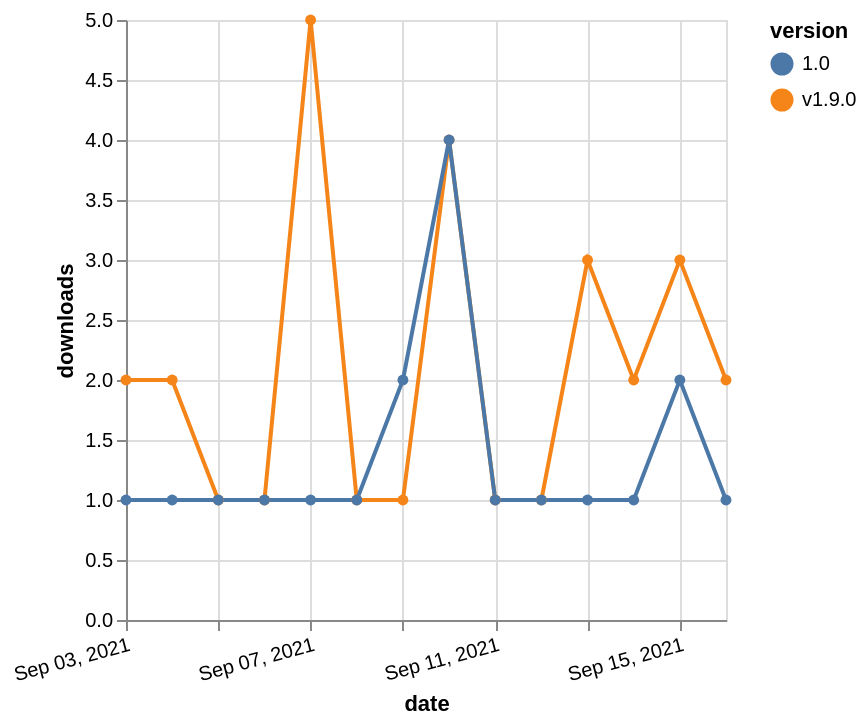

This figure's Vega-Lite source:
### Vega-Lite specification from a JSON file in a GitHub repository (floating-point values rounded to 4 significant figures)
{"$schema": "https://vega.github.io/schema/vega-lite/v5.json", "description": "A simple bar chart with embedded data.", "data": {"values": [{"date": "2021-09-03", "total": 417, "delta": 2, "version": "v1.9.0"}, {"date": "2021-09-04", "total": 419, "delta": 2, "version": "v1.9.0"}, {"date": "2021-09-05", "total": 420, "delta": 1, "version": "v1.9.0"}, {"date": "2021-09-06", "total": 421, "delta": 1, "version": "v1.9.0"}, {"date": "2021-09-07", "total": 426, "delta": 5, "version": "v1.9.0"}, {"date": "2021-09-08", "total": 427, "delta": 1, "version": "v1.9.0"}, {"date": "2021-09-09", "total": 428, "delta": 1, "version": "v1.9.0"}, {"date": "2021-09-10", "total": 432, "delta": 4, "version": "v1.9.0"}, {"date": "2021-09-11", "total": 433, "delta": 1, "version": "v1.9.0"}, {"date": "2021-09-12", "total": 434, "delta": 1, "version": "v1.9.0"}, {"date": "2021-09-13", "total": 437, "delta": 3, "version": "v1.9.0"}, {"date": "2021-09-14", "total": 439, "delta": 2, "version": "v1.9.0"}, {"date": "2021-09-15", "total": 442, "delta": 3, "version": "v1.9.0"}, {"date": "2021-09-16", "total": 444, "delta": 2, "version": "v1.9.0"}, {"date": "2021-09-03", "total": 357, "delta": 1, "version": "1.0"}, {"date": "2021-09-04", "total": 358, "delta": 1, "version": "1.0"}, {"date": "2021-09-05", "total": 359, "delta": 1, "version": "1.0"}, {"date": "2021-09-06", "total": 360, "delta": 1, "version": "1.0"}, {"date": "2021-09-07", "total": 361, "delta": 1, "version": "1.0"}, {"date": "2021-09-08", "total": 362, "delta": 1, "version": "1.0"}, {"date": "2021-09-09", "total": 364, "delta": 2, "version": "1.0"}, {"date": "2021-09-10", "total": 368, "delta": 4, "version": "1.0"}, {"date": "2021-09-11", "total": 369, "delta": 1, "version": "1.0"}, {"date": "2021-09-12", "total": 370, "delta": 1, "version": "1.0"}, {"date": "2021-09-13", "total": 371, "delta": 1, "version": "1.0"}, {"date": "2021-09-14", "total": 372, "delta": 1, "version": "1.0"}, {"date": "2021-09-15", "total": 374, "delta": 2, "version": "1.0"}, {"date": "2021-09-16", "total": 375, "delta": 1, "version": "1.0"}]}, "width": "container", "mark": {"type": "line", "point": {"filled": true}}, "encoding": {"x": {"field": "date", "type": "temporal", "timeUnit": "yearmonthdate", "title": "date", "axis": {"labelAngle": -15}}, "y": {"field": "delta", "type": "quantitative", "title": "downloads"}, "color": {"field": "version", "type": "nominal"}, "tooltip": {"field": "delta"}}}
